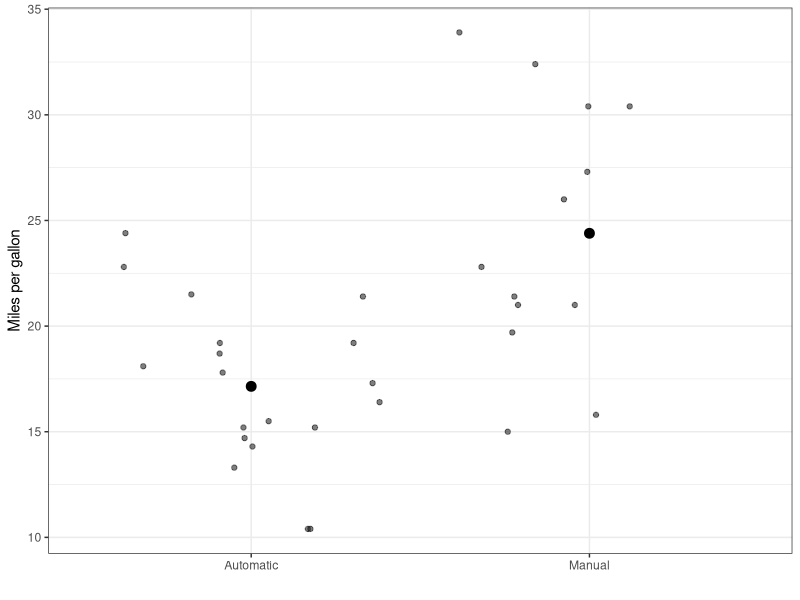
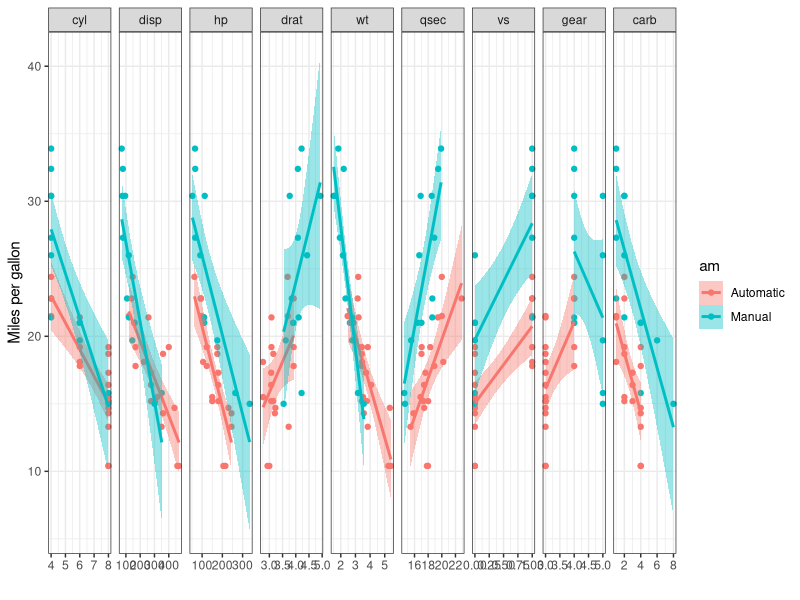
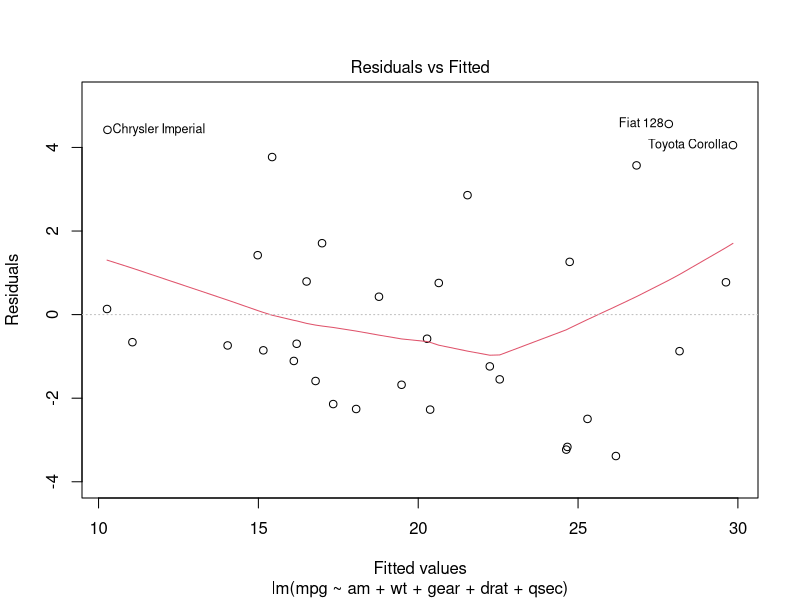
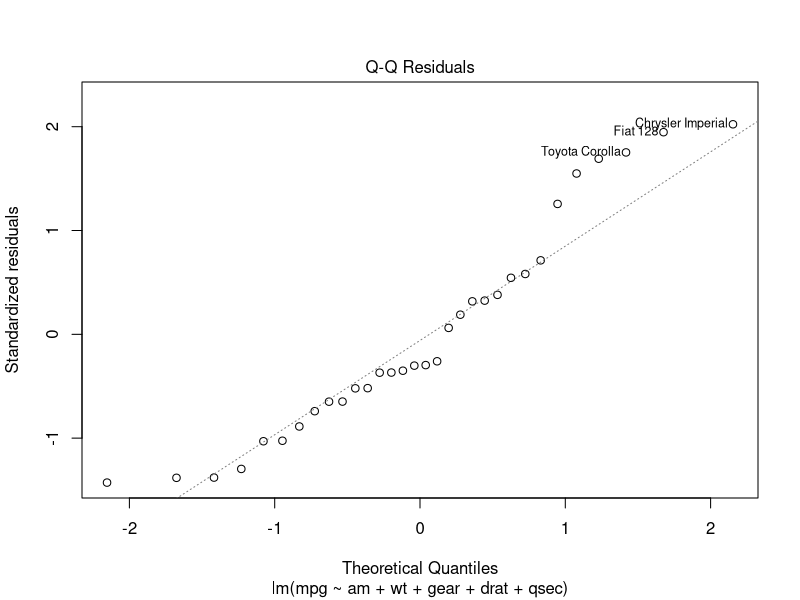
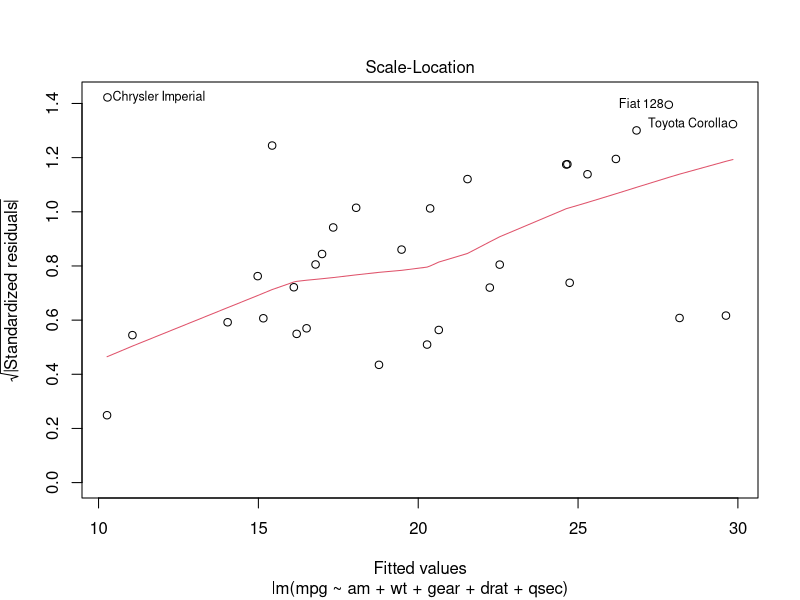
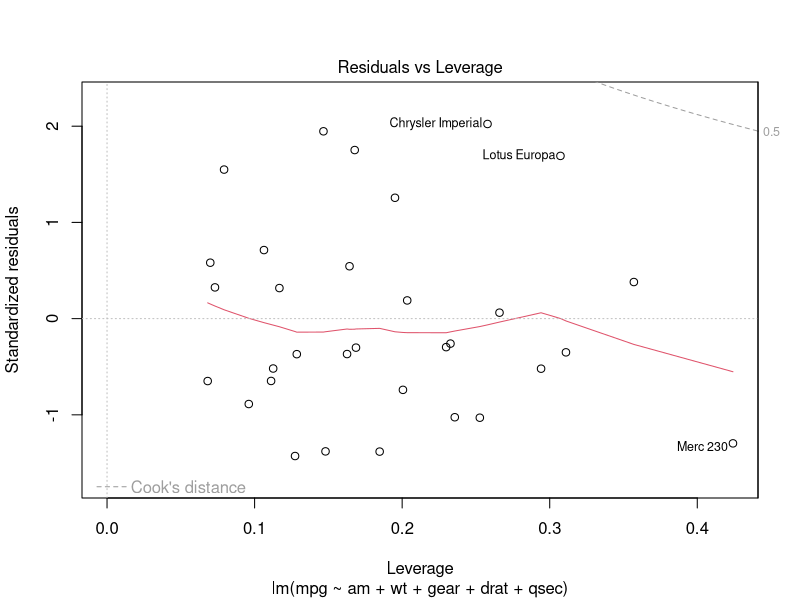

R code for these plots, in order:
## ---- chunk 1
library(ggplot2)
library(GGally)
library(reshape2)
library(caret)
data(mtcars)
mtcars$am <- factor(mtcars$am, labels=c("Automatic","Manual"))
mtcars$name <- rownames(mtcars)

fig1 <- ggplot(mtcars, aes(am, mpg))+labs(x="", y="Miles per gallon")
g1 <- geom_point(size=1.5,alpha=0.5,position=position_jitter(width=0.4,height=0))
g2 <- stat_summary(fun.y = mean,geom="point",color="black",size=3)
g3 <- stat_summary(fun.data=mean_sdl,fun.args = list(mult = 1), geom="errorbar", 
                   color="black", size=0.8, width=0.3, alpha=0.8)
g4 <- theme_bw()
fig1 <- fig1 + g1 + g2 + g3 + g4
fig1

unadjFit <- lm(mpg~am, data=mtcars)
summary(unadjFit)
## ---- chunk 2
meltmtcars <- melt(mtcars, id.vars=c("name", "mpg","am"))
ggplot(meltmtcars, aes(value, mpg, color=am)) + geom_point() + geom_smooth(method="lm",aes(fill=am)) + facet_grid(.~variable,scales = "free")+labs(x="", y="Miles per gallon") + g4
## ---- chunk 3
cor(mtcars[,!names(mtcars)%in%c("name","am")])
## ---- chunk 4
multFit <- lm(mpg~am+cyl+disp+hp+drat+wt+qsec+vs+gear+carb, data=mtcars)
summary(multFit)
## ---- chunk 5
ctrl <- rfeControl(functions=lmFuncs, method="repeatedcv", repeats=5, number=5, verbose=FALSE)
lmProfile <- rfe(x=mtcars[,!names(mtcars)%in%c("mpg","name","am")], y=mtcars$mpg, rfeControl=ctrl)
optimalVar <- lmProfile$optVariables
optimalVar
## ---- chunk 6
optimalFit <- lm(mpg~am+wt+gear+drat+qsec, data=mtcars)
summary(optimalFit)
## ---- chunk 7
plot(optimalFit)
